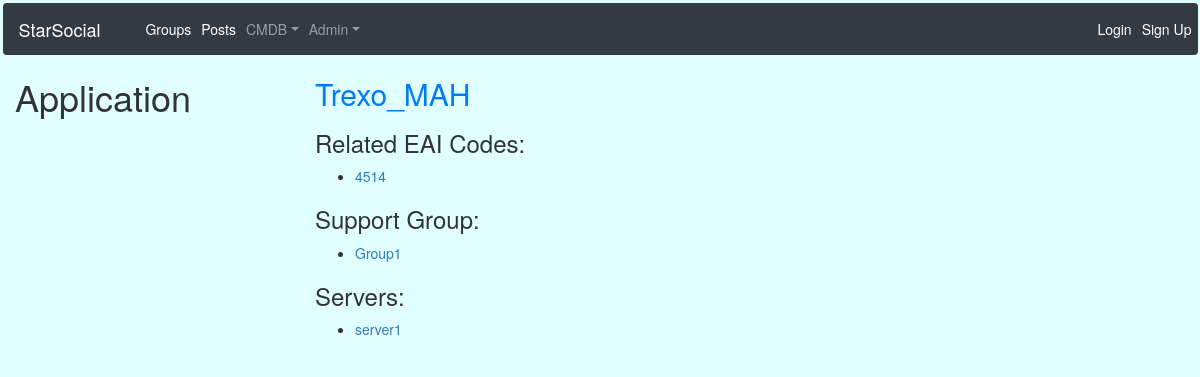
Page /cmdb/app/1/ on the committed database.
### cmdb/models.py (models this page shows, shortened)
class Application(models.Model):
    name = models.CharField(max_length=32,unique=True)
    group = models.ManyToManyField(Group,related_name='apps',blank=True)
    class Meta:
        ordering = ['name']

class EAI(models.Model):
    eai_code = models.IntegerField(unique=True)
    app = models.ManyToManyField(Application, related_name='eais')
    class Meta:
        ordering = ['eai_code']

class Server(models.Model):
    name = models.CharField(max_length=64,unique=True)
    osTypes = models.TextChoices('osTypes', 'linux windows aix')
    os_type = models.CharField(blank=True, choices=osTypes.choices, max_length=10)
    domainTypes = models.TextChoices('domainTypes', 'metnet met_intnet alicocorp')
    domain= models.CharField(blank=True, choices=domainTypes.choices, max_length=10)
    envTypes = models.TextChoices('envTypes', 'Dev Int QA Prod DR Test')
    environment = models.CharField(blank=True, choices=envTypes.choices, max_length=10)
    eai = models.ManyToManyField(EAI,related_name='servers',blank=True)
    app = models.ManyToManyField(Application,related_name='servers',blank=True)
    class Meta:
        ordering = ['name']

### groups/models.py (models this page shows, shortened)
class Group(models.Model):
    name = models.CharField(max_length=255,unique=True)
    slug = models.SlugField(allow_unicode=True,unique=True)
    description = models.TextField(blank=True,default='')
    description_html = models.TextField(editable=False,blank=True,default='')
    member = models.ManyToManyField(User, through='GroupMember')
    class Meta:
        ordering = ['name']

### cmdb/views.py (the view)
# urls.py: url(r'app/(?P<pk>\d+)/$', views.ApplicationDetail.as_view(), name='single_app'),
class ApplicationDetail(SelectRelatedMixin,generic.DetailView):
    model = models.Application
    form_class = ApplicationForm
    select_related = ()

### cmdb/templates/cmdb/application_detail.html
{% include 'cmdb/cmdb_base.html' %}
{% block cmdb_content %}
    <div class='col-md-3'>
        <h1>Application</h1>
    </div>
    <div class='col-md-5 container'>
        <h2 class="text-primary">{{ application.name }}</h2>
        <h3>Related EAI Codes:</h3>
        {% for eai in application.eais.all %}
        <ul>
            <li>
                <a href="{% url 'cmdb:single_eai' pk=eai.pk %}">{{ eai.eai_code }}</a>
            </li>
        </ul>
        {% endfor %}
        <h3>Support Group:</h3>
        {% for group in application.group.all %}
        <ul>
            <li>
                <a href="{% url 'groups:single' slug=group.slug %}">{{ group.name }}</a>
            </li>
        </ul>
        {% endfor %}
        <h3>Servers:</h3>
        {% for server in application.servers.all %}
        <ul>
            <li>
                <a href="{% url 'cmdb:single_server' pk=server.pk %}">{{ server.name }}</a>
            </li>
        </ul>
        {% endfor %}
{% endblock %}

### static/socialapp/css/master.css (style rules this page uses)
body { background-color: lightcyan }

### rows in the picture
Application: name "Trexo_MAH"
EAI: eai_code "4514"
Group: name "Group1"
Server: name "server1"
